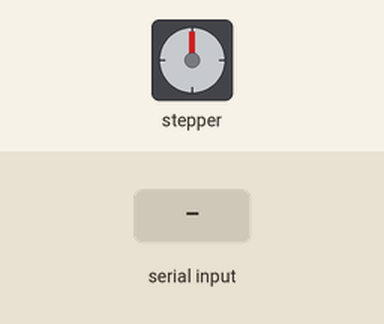
Simulated run of this sketch. Board: Arduino Uno, built with avr-gcc and run on an emulated ATmega328P. On the bench: stepper motor. Wiring (inferred from the names in the program): stepper motor (2048 steps per turn assumed): coils pin 2, pin 3, pin 4, pin 5. The test bench sets the inputs (shaded band).

Above: at 1.2 s.
1.3 s: "90,45\n" received over Serial
At 3.2 s:
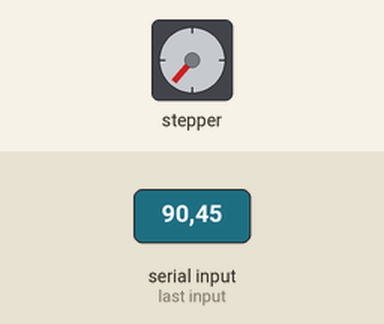
4.3 s: "30,150\n" received over Serial
At 5.2 s:
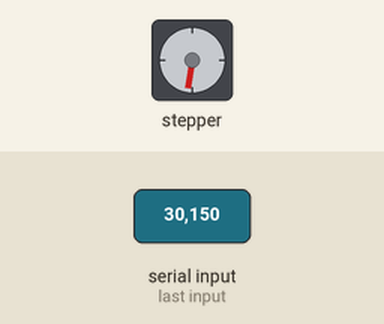
7.3 s: "90\n" received over Serial
At 9.5 s:
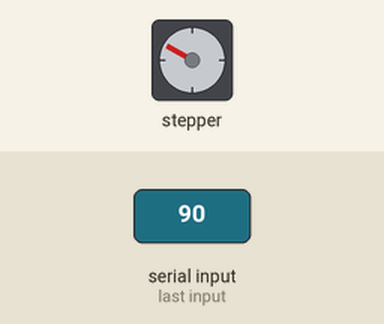
9.8 s: "200\n" received over Serial
At 12.6 s:
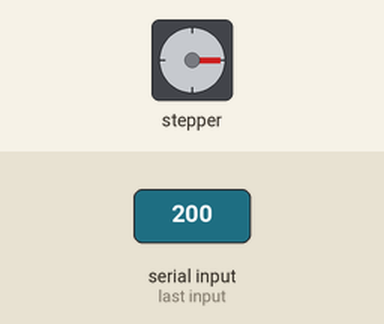
12.8 s: "90,45\n" received over Serial
At 15.5 s:
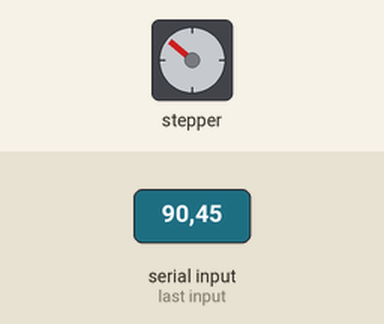
15.8 s: "30,150\n" received over Serial
At 17.4 s:
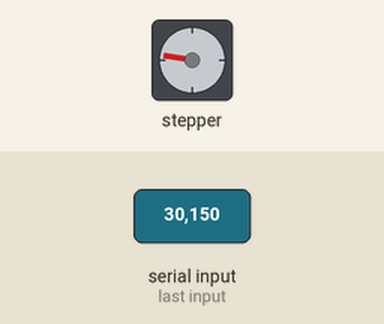
Timing chart, 0 to 19.3 s (numbered marks = the images above; inputs shaded):
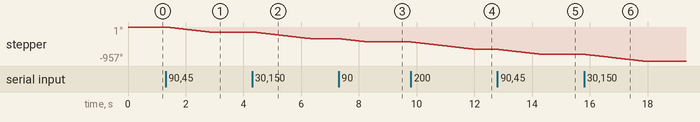

Measured:
- after the input at 1.3 s, stepper: turns 140° counter-clockwise in 1.5 s, starting at once
- after the input at 4.3 s, stepper: turns 187° counter-clockwise in 2.0 s, starting at once
- after the input at 7.3 s, stepper: turns 94° counter-clockwise in 1.0 s, starting at once
- after the input at 9.8 s, stepper: turns 208° counter-clockwise in 2.2 s, starting at once
- after the input at 12.8 s, stepper: turns 141° counter-clockwise in 1.5 s, starting at once
- after the input at 15.8 s, stepper: turns 187° counter-clockwise in 2.0 s, starting at once

The sketch:

Lab4_HalfStepping.ino
```cpp
#define IN1 2
#define IN2 3
#define IN3 4
#define IN4 5
int Steps = 0;
boolean Direction = true;
void setup() {
Serial.begin(9600);
pinMode(IN1, OUTPUT);
pinMode(IN2, OUTPUT);
pinMode(IN3, OUTPUT);
pinMode(IN4, OUTPUT);
}
void loop() {
  // Turn by input angle using full stepping
//  Serial.println(1);
  if (Serial.available() != 0){
    int angle = Serial.parseInt();
    int steps = angle/0.135;
    if (steps < 0) {
      steps = steps * -1;
      Direction = false;
    }
    else {
      Direction = true;
    }
    for(int i=0; i<steps; i++){
      stepperFULL(1);
      delayMicroseconds(1500); // Don't change this number - see if you can find it on the scope!
    }
  }
    // Half step control
//  for(int i=0; i<4096; i++){ // What is 4096? You'll have to change things here to do rotational control
//    stepperHALF(1);
//    delayMicroseconds(1500); // Don't change this number - see if you can find it on the scope!
//  }
//  Direction = !Direction;  // What does this do?
}

void stepperFULL(int xw) {
for (int x = 0; x < xw; x++) {
switch (Steps) {
case 0:
digitalWrite(IN1, LOW);
digitalWrite(IN2, LOW);
digitalWrite(IN3, LOW);
digitalWrite(IN4, HIGH);
break;
case 1:
digitalWrite(IN1, LOW);
digitalWrite(IN2, LOW);
digitalWrite(IN3, HIGH);
digitalWrite(IN4, LOW);
break;
case 2:
digitalWrite(IN1, LOW);
digitalWrite(IN2, HIGH);
digitalWrite(IN3, LOW);
digitalWrite(IN4, LOW);
break;
case 3:
digitalWrite(IN1, HIGH);
digitalWrite(IN2, LOW);
digitalWrite(IN3, LOW);
digitalWrite(IN4, LOW);
break;
default:
digitalWrite(IN1, LOW);
digitalWrite(IN2, LOW);
digitalWrite(IN3, LOW);
digitalWrite(IN4, LOW);
break;
}
SetDirectionFULL();
}
} // END StepperFull()

void SetDirectionFULL() {
if (Direction == 1) {
Steps++;
}
if (Direction == 0) {
Steps--;
}
if (Steps > 4) {
Steps = 0;
}
if (Steps < 0) {
Steps = 4;
}
}

/* FILL OUT YOUR CODE HERE FOR HALF STEPS!!*/

void stepperHALF(int xw) {
for (int x = 0; x < xw; x++) {
switch (Steps) {
case 0:
digitalWrite(IN1, LOW);
digitalWrite(IN2, LOW);
digitalWrite(IN3, LOW);
digitalWrite(IN4, HIGH);
break;
case 1:
digitalWrite(IN1, LOW);
digitalWrite(IN2, LOW);
digitalWrite(IN3, HIGH);
digitalWrite(IN4, HIGH);
break;
case 2:
digitalWrite(IN1, LOW);
digitalWrite(IN2, LOW);
digitalWrite(IN3, HIGH);
digitalWrite(IN4, LOW);
break;
case 3:
digitalWrite(IN1, LOW);
digitalWrite(IN2, HIGH);
digitalWrite(IN3, HIGH);
digitalWrite(IN4, LOW);
break;
case 4:
digitalWrite(IN1, LOW);
digitalWrite(IN2, HIGH);
digitalWrite(IN3, LOW);
digitalWrite(IN4, LOW);
break;
case 5:
digitalWrite(IN1, HIGH);
digitalWrite(IN2, HIGH);
digitalWrite(IN3, LOW);
digitalWrite(IN4, LOW);
break;
case 6:
digitalWrite(IN1, HIGH);
digitalWrite(IN2, LOW);
digitalWrite(IN3, LOW);
digitalWrite(IN4, LOW);
break;
case 7:
digitalWrite(IN1, HIGH);
digitalWrite(IN2, LOW);
digitalWrite(IN3, LOW);
digitalWrite(IN4, HIGH);
break;
default:
digitalWrite(IN1, LOW);
digitalWrite(IN2, LOW);
digitalWrite(IN3, LOW);
digitalWrite(IN4, LOW);
break;
}
SetDirectionHALF();
}
}
void SetDirectionHALF() {
if (Direction == 1) {
Steps++;
}
if (Direction == 0) {
Steps--;
}
if (Steps > 7) {
Steps = 0;
}
if (Steps < 0) {
Steps = 7;
}
}

void stepperTORQUE(int xw) {
for (int x = 0; x < xw; x++) {
switch (Steps) {
case 0:
digitalWrite(IN1, HIGH);
digitalWrite(IN2, LOW);
digitalWrite(IN3, LOW);
digitalWrite(IN4, HIGH);
break;
case 1:
digitalWrite(IN1, LOW);
digitalWrite(IN2, LOW);
digitalWrite(IN3, HIGH);
digitalWrite(IN4, HIGH);
break;
case 2:
digitalWrite(IN1, LOW);
digitalWrite(IN2, HIGH);
digitalWrite(IN3, HIGH);
digitalWrite(IN4, LOW);
break;
case 3:
digitalWrite(IN1, HIGH);
digitalWrite(IN2, HIGH);
digitalWrite(IN3, LOW);
digitalWrite(IN4, LOW);
break;
default:
digitalWrite(IN1, LOW);
digitalWrite(IN2, LOW);
digitalWrite(IN3, LOW);
digitalWrite(IN4, LOW);
break;
}
SetDirectionFULL();
}
} // END StepperFull()
```
